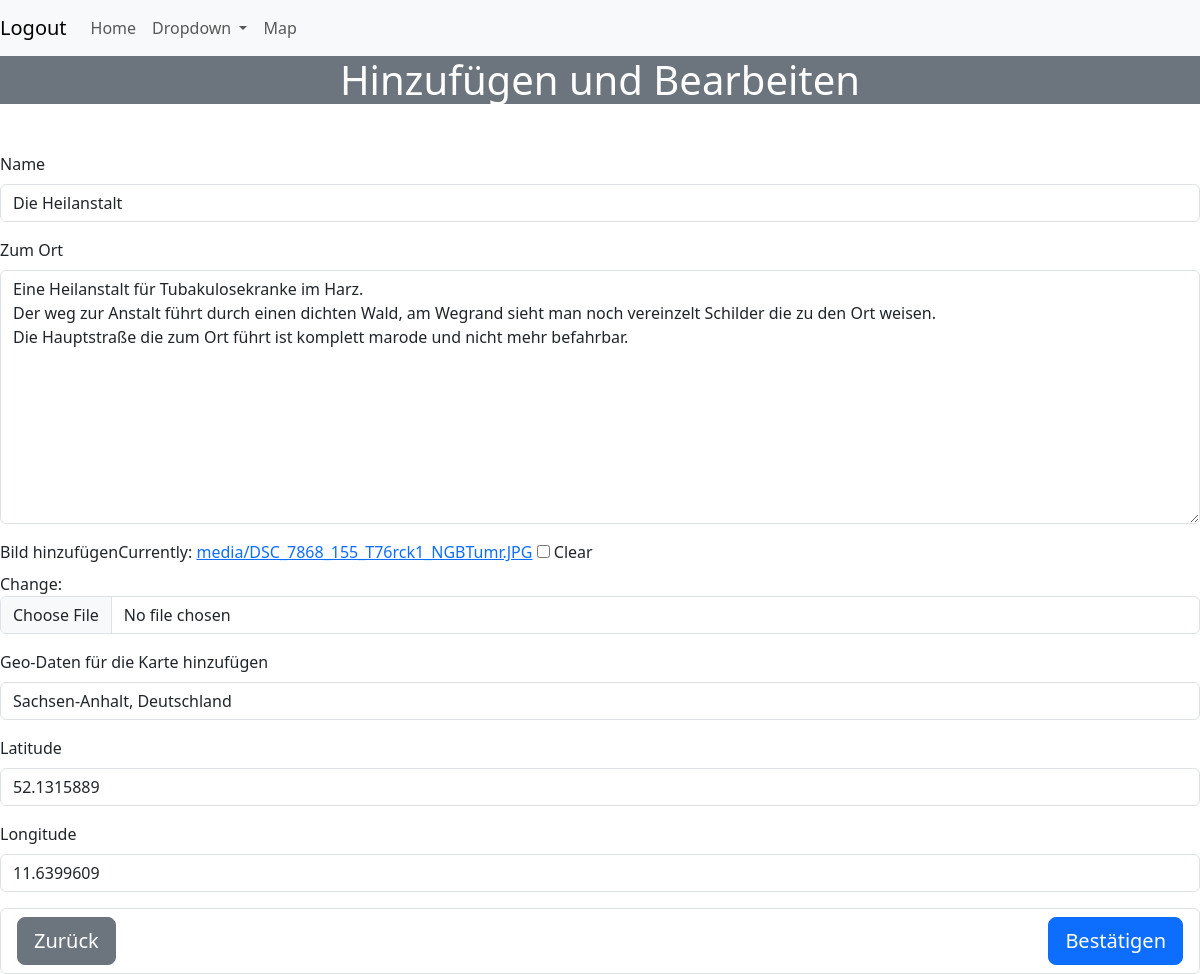
Page /places/edit/34 (signed in) on the committed database.
### Forgotten/models.py (models this page shows, shortened)
class Places(models.Model):
    class Meta:
        verbose_name_plural = 'Places'
    name = models.CharField(max_length=30)
    story_field = models.TextField(blank=True)
    upload_picture = models.ImageField(null="True", blank="True", upload_to='media/')
    location_map = models.CharField(max_length=40)
    ctime = models.DateTimeField(auto_now_add=True)
    uptime = models.DateTimeField(auto_now=True)
    latitude = models.FloatField(null=True, blank=True)
    longitude = models.FloatField(null=True, blank=True)

### Forgotten/views.py (the view)
# urls.py: path('places/edit/<int:pk>', place_details, name='edit_place'),
@login_required()
def place_details(request, pk=None):
    if pk:
        places = Places.objects.get(pk=pk)
    else:
        places = Places()
    if request.method == 'POST':
        form = PlacesForm(request.POST, files=request.FILES, instance=places)
        if form.is_valid():
            place = form.save(commit=False)
            geocoder = Geocoding()
            coordinates = geocoder.get_coordinates(place.location_map)
            if coordinates:
                place.longitude, place.latitude = coordinates
            place.save()
            messages.success(request, 'Ort gespeichert.')
            return HttpResponseRedirect(reverse_lazy('place_list'))
        else:
            messages.error(request, 'Fehler bei der verarbeitung.')
    else:
        form = PlacesForm(instance=places)
    return render(request, 'Forgotten/place_details.html', {'page_title': 'Hinzufügen und Bearbeiten',
                                                            'form': form})

### Forgotten/forms.py
class PlacesForm(ModelForm):
    class Meta:
        model = Places
        exclude = ()
        labels = {'story_field': 'Zum Ort',
                  'upload_picture': 'Bild hinzufügen',
                  'location_map': 'Geo-Daten für die Karte hinzufügen'}

### templates/Forgotten/place_details.html (shortened to what this page needs)
{% extends 'Forgotten/base.html' %}
{% load bootstrap5 %}
{% block content %}
    <form action="" enctype="multipart/form-data" method="POST" class="form-row">
    {% bootstrap_form form %}
    <ul class="list-group">
        <li class="list-group-item">
            <a href="{% url 'place_list' %}" class="btn btn-secondary btn-lg">Zurück</a>
            <button type="submit" class="btn btn-primary btn-lg float-end float-end">Bestätigen</button>
        </li>
    </ul>
{% endblock %}

### Forgotten/static/styling/style.css (style rules this page uses)
body { margin: 0; padding: 0; }

### rows in the picture
Places: name "Die Heilanstalt", story_field "Eine Heilanstalt für Tubakulosekranke im Harz. Der weg zur Anstalt führt durch einen dichten Wald, am Wegrand sieht man noch vereinzelt Schilder die zu den Ort weisen. Die Hauptstraße die zum Ort führt ist komplett marode und nicht mehr befahrbar.", location_map "Sachsen-Anhalt, Deutschland", latitude "52.1315889", longitude "11.6399609"

### other values in the picture
{{ page_title }} "Hinzufügen und Bearbeiten"
